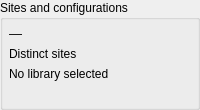
                               <widget class="QGroupBox" name="grp_dash_sites">
                                <property name="title">
                                 <string>Sites and configurations</string>
                                </property>
                                <layout class="QVBoxLayout" name="layout_grp_dash_sites">
                                 <property name="spacing">
                                  <number>6</number>
                                 </property>
                                 <property name="leftMargin">
                                  <number>6</number>
                                 </property>
                                 <property name="topMargin">
                                  <number>6</number>
                                 </property>
                                 <property name="rightMargin">
                                  <number>6</number>
                                 </property>
                                 <property name="bottomMargin">
                                  <number>6</number>
                                 </property>
                                 <item>
                                  <widget class="QLabel" name="lbl_dash_sites_value">
                                   <property name="font">
                                    <font>
                                     <family>Segoe UI</family>
                                     <pointsize>10</pointsize>
                                     <weight>50</weight>
                                     <italic>false</italic>
                                     <bold>false</bold>
                                    </font>
                                   </property>
                                   <property name="text">
                                    <string>—</string>
                                   </property>
                                  </widget>
                                 </item>
                                 <item>
                                  <widget class="QLabel" name="lbl_dash_sites_caption">
                                   <property name="text">
                                    <string>Distinct sites</string>
                                   </property>
                                  </widget>
                                 </item>
                                 <item>
                                  <widget class="QLabel" name="lbl_dash_sites_detail">
                                   <property name="text">
                                    <string>No library selected</string>
                                   </property>
                                  </widget>
                                 </item>
                                 <item>
                                  <spacer name="spacer_6">
                                   <property name="orientation">
                                    <enum>Qt::Vertical</enum>
                                   </property>
                                   <property name="sizeHint" stdset="0">
                                    <size>
                                     <width>40</width>
                                     <height>20</height>
                                    </size>
                                   </property>
                                  </spacer>
                                 </item>
                                </layout>
                               </widget>
